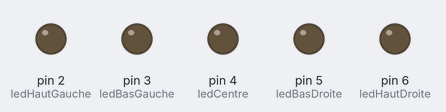
The sketch below on a simulated Arduino Uno, built with avr-gcc and run on an emulated ATmega328P. Parts: output pins drawn as LEDs (lit = HIGH).

Above: at 0.2 s.
At 1.2 s:
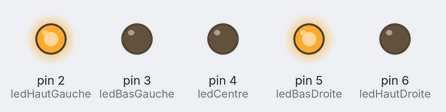
At 1.7 s:
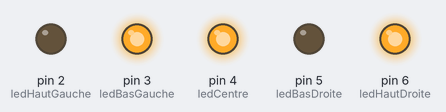
At 2.2 s:
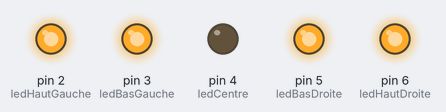
At 3.7 s:
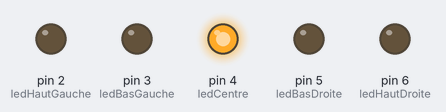
At 5.7 s:
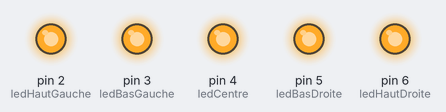
Timing chart, 0 to 6.9 s (numbered marks = the images above):
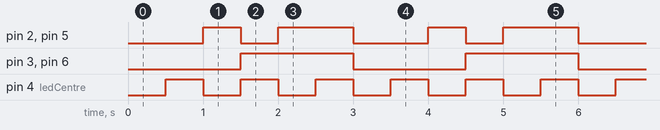

The sketch:

dice.ino
```cpp
//déclaration des variables
int ledHautGauche=2;
int ledBasGauche=3;
int ledCentre=4;
int ledHautDroite=6;
int ledBasDroite=5;

//fonction d'initialisation
void setup() {
  //mise en mode OUTPUT des pins 2 à 6 et positionnement en LOW
  for (int t=2;t<7;t++){
    pinMode(t,OUTPUT);
    digitalWrite(t,LOW);
  }
}

//boucle principale
void loop() {
  // boucle pour faire varier le nombre
  for (int nb=0;nb<6;nb++){
    affichage(nb);//appel de la fonction d'allumage des LEDs
    delay(500);
  }
}

// déclaration des fonctions

//cette fonction sert à éteindre toutes les diodes
void setZero(){
  for (int t=2;t<7;t++){
    digitalWrite(t,LOW);
  }
}

//cette fonction récupère un nombre et allume les LED en conséquence
void affichage(int nombre){
  setZero();//appel de la fonction qui éteint toutes les LED

  //il suffit maintenant d'allumer les bonnes diodes
  //en testant la valeur de 'nombre'
  if (nombre==1){
    digitalWrite(ledCentre,HIGH); //on allume la diode du centre
    return;//sortie de la fonction
  }
  if (nombre==2){
    //on allume les diodes haut/droite et bas/gauche
    digitalWrite(ledHautGauche,HIGH);
    digitalWrite(ledBasDroite,HIGH);
    return;//sortie de la fonction
  }
  if (nombre==3){
    //on allume les diodes centre, haut/gauche, bas/droite
    digitalWrite(ledHautDroite,HIGH);
    digitalWrite(ledCentre,HIGH);
    digitalWrite(ledBasGauche,HIGH);
    return;//sortie de la fonction
  }
  if (nombre==4){
    //on allume toutes les diodes sauf celle du centre
    digitalWrite(ledHautGauche,HIGH);
    digitalWrite(ledHautDroite,HIGH);
    digitalWrite(ledBasGauche,HIGH);
    digitalWrite(ledBasDroite,HIGH);
    return;//sortie de la fonction
  }
  if (nombre==5){
    //on allume toutes les diodes
    digitalWrite(ledHautGauche,HIGH);
    digitalWrite(ledBasGauche,HIGH);
    digitalWrite(ledHautDroite,HIGH);
    digitalWrite(ledBasDroite,HIGH);
    digitalWrite(ledCentre,HIGH);
    return;//sortie de la fonction
  }
  //inutile de tester le 0 car on a commencé par tout éteindre
  return;//sortie de la fonction
}
```

Measured:
- by itself, pin 2 (ledHautGauche), pin 5 (ledBasDroite): repeats every 3.0 s: LOW 0.50 s, HIGH 1.0 s, LOW 1.0 s, HIGH 0.50 s
- by itself, pin 3 (ledBasGauche), pin 6 (ledHautDroite): alternates HIGH for 1.5 s and LOW for 1.5 s
- by itself, pin 4 (ledCentre): alternates HIGH for 0.50 s and LOW for 0.50 s
